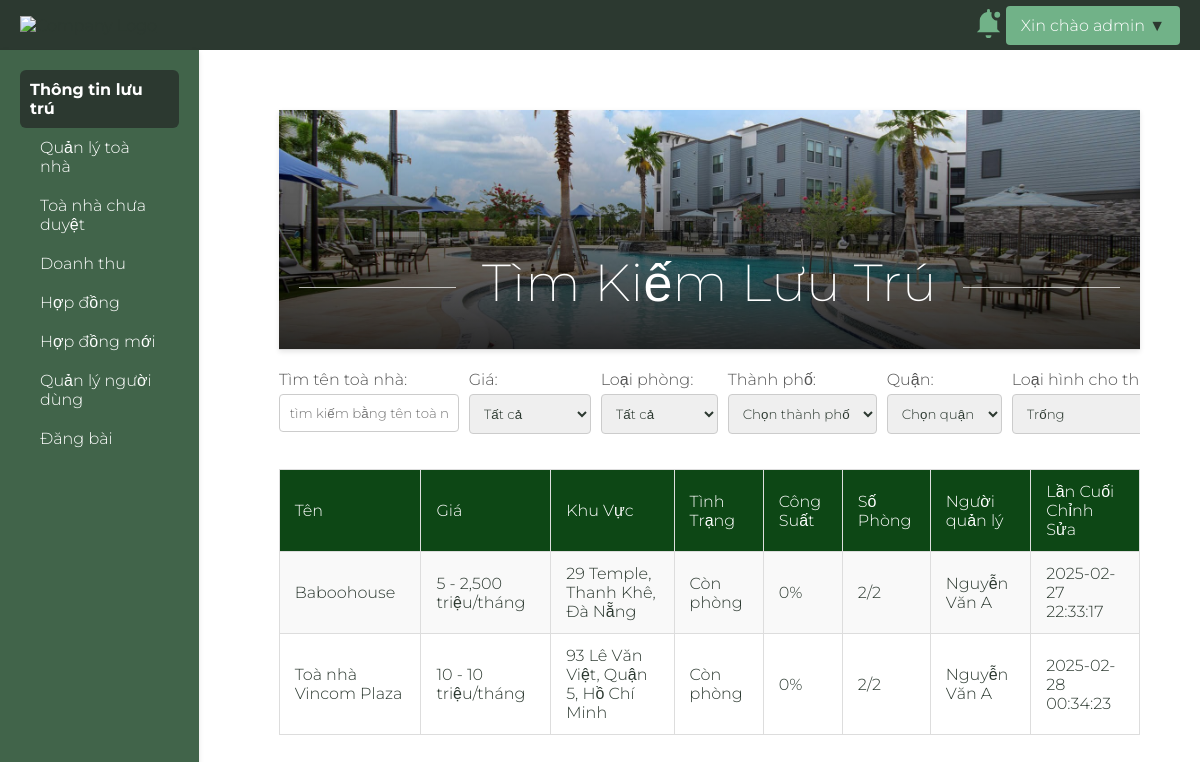
The app's page /templates/accommodation_info.php (signed in) with its own data.
### tables this page shows
CREATE TABLE `buildings` (
  `building_id` int(11) NOT NULL,
  `user_id` int(11) DEFAULT NULL,
  `name` varchar(255) DEFAULT NULL,
  `street` varchar(255) DEFAULT NULL,
  `district` varchar(255) DEFAULT NULL,
  `city` varchar(255) DEFAULT NULL,
  `rental_price` text DEFAULT NULL,
  `owner_name` varchar(255) DEFAULT NULL,
  `owner_phone` varchar(50) DEFAULT NULL,
  `building_type` varchar(50) DEFAULT NULL,
  `electricity_price` decimal(10,2) DEFAULT NULL,
  `water_price` decimal(10,2) DEFAULT NULL,
  `service_price` text DEFAULT NULL,
  `description` text DEFAULT NULL,
  `last_modified` datetime DEFAULT NULL,
  `photo_urls` text DEFAULT NULL,
  `approved` tinyint(1) DEFAULT 0
);

CREATE TABLE `users` (
  `user_id` int(11) NOT NULL,
  `name` varchar(255) DEFAULT NULL,
  `address` varchar(255) DEFAULT NULL,
  `hometown` varchar(255) DEFAULT NULL,
  `birthdate` date DEFAULT NULL,
  `phone` varchar(50) DEFAULT NULL,
  `email` varchar(255) DEFAULT NULL,
  `username` varchar(255) DEFAULT NULL,
  `password` varchar(255) DEFAULT NULL,
  `role` varchar(50) DEFAULT NULL,
  `last_access` datetime DEFAULT NULL,
  `photo_urls` text DEFAULT NULL
);

### admin/getallbuilding.php (called while the page is built, shortened)
<?php
require '../config/database.php';
function getAllBuildings($name = NULL, $exename = NULL, $price = NULL, $selected_type = NULL, $user_id = NULL, $status_type = NULL, $city = NULL, $district = NULL, $room_type = NULL, $approved = NULL) {
    global $conn;
    $sql = "SELECT * FROM buildings b WHERE 1=1";
    $stmt = $conn->prepare($sql);
    $stmt->execute();
    return $stmt->get_result();
}
?>

### admin/getallroom.php (called while the page is built, shortened)
<?php
require '../config/database.php';
function getAllAvailableRooms($building_id) {
    global $conn;
    $rented_sql = "SELECT COUNT(*) AS rented_count FROM rooms WHERE building_id = ? AND room_status = 'Còn trống'";
    $total_sql = "SELECT COUNT(*) AS number_rooms FROM rooms WHERE building_id = ?";
    $stmt = $conn->prepare($rented_sql);
    if ($building_id) {
        $stmt->bind_param("i", $building_id);
    }
    $stmt->execute();
    $rented_result = $stmt->get_result();
    $rented_data = $rented_result->fetch_assoc();
    $rented_count = $rented_data['rented_count'];
    $stmt = $conn->prepare($total_sql);
    if ($building_id) {
        $stmt->bind_param("i", $building_id);
    }
    $stmt->execute();
    $total_result = $stmt->get_result();
    $total_data = $total_result->fetch_assoc();
    $number_rooms = $total_data['number_rooms'];
    return [
        'rented_count' => $rented_count,
        'number_rooms' => $number_rooms
    ];
}
?>

### admin/getalluser.php (called while the page is built, shortened)
<?php
require '../config/database.php';
function getUsernameById($user_id) {
    global $conn;
    $stmt = $conn->prepare("SELECT name FROM users WHERE user_id = ?");
    $stmt->bind_param("i", $user_id);
    $stmt->execute();
    $result = $stmt->get_result();
    if ($result->num_rows > 0) {
        $row = $result->fetch_assoc();
        return $row['name'];
    }
    return "N/A";
}
?>

### admin/get_notifications.php (called while the page is built, shortened)
<?php
require '../config/database.php';
function get_notifications($user_id) {
    global $conn;
    $sql = "SELECT * FROM notifications WHERE user_id = ? OR type = 'admin' ORDER BY created_at DESC";
    $stmt = $conn->prepare($sql);
    $stmt->bind_param("i", $user_id);
    $stmt->execute();
    $result = $stmt->get_result();
    return $result;
}
?>

### templates/accommodation_info.php (the view, shortened to what this page needs)
<?php
include '../admin/getallbuilding.php';
include '../admin/getallroom.php';
include '../admin/getalluser.php';
$name = isset($_GET['name']) ? $_GET['name'] : NULL;
$price = isset($_GET['price']) ? $_GET['price'] : NULL;
$selected_types = isset($_GET['building_type']) ? $_GET['building_type'] : NULL;
$status_type = isset($_GET['status_type']) ? $_GET['status_type'] : NULL;
$city = isset($_GET['city']) ? $_GET['city'] : NULL;
$district = isset($_GET['district']) ? $_GET['district'] : NULL;
$room_type = isset($_GET['room_type']) ? $_GET['room_type'] : NULL;
$buildings = getAllBuildings($name, NULL, $price, $selected_types, NULL , $status_type, $city, $district, $room_type, NULL);
?>
<!DOCTYPE html>
<html lang="en">
<head>
    <link href="../assets/css/base.css" rel="stylesheet">
    <link href="../assets/css/filter.css" rel="stylesheet">
</head>
<body>
    <?php include '../includes/header.php'; ?>
    <div class="head-container">
        <div class="main-content">
            <div class="manage-head" id="info">
                <h1>Tìm Kiếm Lưu Trú</h1>
            </div>
            <?php include '../includes/filter_acc_address.php' ?>
            <div style="overflow-x: auto; width: 100%;">
            <table>
                <tr>
                    <th>Tên</th>
                    <th>Giá</th>
                    <th>Khu Vực</th>
                    <th>Tình Trạng</th>
                    <th>Công Suất</th>
                    <th>Số Phòng</th>
                    <th>Người quản lý</th>
                    <th>Lần Cuối Chỉnh Sửa</th>
                </tr>
                <?php if ($buildings->num_rows > 0): ?>
                    <?php while ($building = $buildings->fetch_assoc()): ?>
                        <?php if ($building['approved']): ?>
                            <tr onclick="location.href='view_building.php?building_id=<?php echo htmlspecialchars($building['building_id']); ?>'" style="cursor: pointer;">
                                <?php
                                $availableRooms = getAllAvailableRooms($building['building_id']);
                                $rentedCount = $availableRooms["rented_count"];
                                $totalRooms = $availableRooms["number_rooms"];
                                ?>
                                <td><?php echo htmlspecialchars($building['name']); ?></td>
                                <td><?php echo htmlspecialchars($building['rental_price']); ?> triệu/tháng</td>
                                <td><?php echo htmlspecialchars($building['street']) . ', ' . htmlspecialchars($building['district']) . ', ' . htmlspecialchars($building['city']) ?></td>
                                <td>
                                    <?php if ($rentedCount == 0): ?>
                                        Hết phòng
                                    <?php else: ?>
                                        Còn phòng
                                    <?php endif; ?>
                                </td>
                                <td>
                                    <?php if ($totalRooms == 0): ?>
                                        N/A
                                    <?php else: ?>
                                        <?php echo htmlspecialchars(100 - ($rentedCount / $totalRooms) * 100); ?>%
                                    <?php endif; ?>
                                </td>
                                <td>
                                    <?php echo htmlspecialchars($rentedCount); ?>/<?php echo htmlspecialchars($totalRooms); ?>
                                </td>
                                <td><?php echo htmlspecialchars(getUsernameById($building['user_id'])); ?></td>
                                <td><?php echo htmlspecialchars($building['last_modified']); ?></td>
                            </tr>
                        <?php endif; ?>
                    <?php endwhile; ?>
                <?php else: ?>
                    <tr>
                        <td colspan="10">Không tìm thấy toà nhà</td>
                    </tr>
                <?php endif; ?>
            </table>
        </div>
        </div>
        <?php include '../includes/sidebar.php'; ?>
    </div>
</body>
</html>

### records on screen
buildings: name "Baboohouse", rental_price "5 - 2,500", street "29 Temple", district "Thanh Khê", city "Đà Nẵng", totalRooms "0", rentedCount "2", totalRooms "2", user.name "Nguyễn Văn A", last_modified "2025-02-27 22:33:17"
buildings: name "Toà nhà Vincom Plaza", rental_price "10 - 10", street "93 Lê Văn Việt", district "Quận 5", city "Hồ Chí Minh", totalRooms "0", rentedCount "2", totalRooms "2", user.name "Nguyễn Văn A", last_modified "2025-02-28 00:34:23"

### other values on screen
$_SESSION['username'] "admin"
